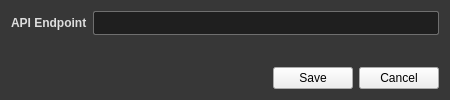
<?xml version="1.0" encoding="UTF-8"?>
<ui version="4.0">
 <class>load_source</class>
 <widget class="QWidget" name="load_source">
  <property name="windowModality">
   <enum>Qt::NonModal</enum>
  </property>
  <property name="geometry">
   <rect>
    <x>0</x>
    <y>0</y>
    <width>450</width>
    <height>100</height>
   </rect>
  </property>
  <property name="sizePolicy">
   <sizepolicy hsizetype="Preferred" vsizetype="Fixed">
    <horstretch>0</horstretch>
    <verstretch>0</verstretch>
   </sizepolicy>
  </property>
  <property name="minimumSize">
   <size>
    <width>450</width>
    <height>0</height>
   </size>
  </property>
  <property name="windowTitle">
   <string>Load Source</string>
  </property>
  <property name="styleSheet">
   <string notr="true">QWidget#load_source {
    border-color: #DEDEDE;
    border-width: 2px;
    background-color: #373737;
}

QLabel {
    color: #DEDEDE;
    font-size:12px;
    background-color: transparent;
    font-family: &quot;Roboto&quot;;
    font-weight: bold;
}

/*Line Edit*/
QLineEdit {
    background-color:#1F1F1F;
    color: #FFFFFF;
    font-size:12px;
    min-height: 20px;
    border: 1px solid #6F6F6F;
    border-radius: 2px;
    padding:1px 2px 1px 3px;
}
</string>
  </property>
  <layout class="QVBoxLayout" name="verticalLayout">
   <property name="sizeConstraint">
    <enum>QLayout::SetDefaultConstraint</enum>
   </property>
   <item>
    <layout class="QFormLayout" name="formLayout">
     <item row="0" column="0">
      <widget class="QLabel" name="api_endpoint_label">
       <property name="text">
        <string>API Endpoint</string>
       </property>
      </widget>
     </item>
     <item row="0" column="1">
      <widget class="QLineEdit" name="api_endpoint_lineEdit"/>
     </item>
    </layout>
   </item>
   <item>
    <layout class="QHBoxLayout" name="horizontalLayout">
     <item>
      <spacer name="horizontalSpacer">
       <property name="orientation">
        <enum>Qt::Horizontal</enum>
       </property>
       <property name="sizeHint" stdset="0">
        <size>
         <width>98</width>
         <height>20</height>
        </size>
       </property>
      </spacer>
     </item>
     <item>
      <widget class="QPushButton" name="save_pushButton">
       <property name="text">
        <string>Save</string>
       </property>
      </widget>
     </item>
     <item>
      <widget class="QPushButton" name="cancel_pushButton">
       <property name="text">
        <string>Cancel</string>
       </property>
      </widget>
     </item>
    </layout>
   </item>
  </layout>
 </widget>
 <resources/>
 <connections/>
</ui>
